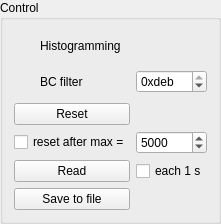
     <widget class="QGroupBox" name="groupBox_2">
      <property name="title">
       <string>Control</string>
      </property>
      <layout class="QGridLayout" name="gridLayout">
       <item row="0" column="0">
        <widget class="Switch" name="switch_historgamming" native="true">
         <property name="minimumSize">
          <size>
           <width>20</width>
           <height>30</height>
          </size>
         </property>
         <property name="maximumSize">
          <size>
           <width>20</width>
           <height>30</height>
          </size>
         </property>
         <property name="SwitchOnClick" stdset="0">
          <bool>false</bool>
         </property>
        </widget>
       </item>
       <item row="1" column="2">
        <widget class="QSpinBox" name="spinBox">
         <property name="prefix">
          <string>0x</string>
         </property>
         <property name="maximum">
          <number>3563</number>
         </property>
         <property name="value">
          <number>3563</number>
         </property>
         <property name="displayIntegerBase">
          <number>16</number>
         </property>
        </widget>
       </item>
       <item row="4" column="0" colspan="2">
        <widget class="QPushButton" name="button_read">
         <property name="text">
          <string>Read</string>
         </property>
        </widget>
       </item>
       <item row="5" column="0" colspan="2">
        <widget class="QPushButton" name="button_save">
         <property name="text">
          <string>Save to file</string>
         </property>
        </widget>
       </item>
       <item row="0" column="1" colspan="2">
        <widget class="QLabel" name="label_historgamming">
         <property name="text">
          <string>Histogramming</string>
         </property>
        </widget>
       </item>
       <item row="4" column="2">
        <widget class="QCheckBox" name="doRepeat">
         <property name="text">
          <string>each 1 s</string>
         </property>
        </widget>
       </item>
       <item row="1" column="1">
        <widget class="QLabel" name="label_filter">
         <property name="text">
          <string>BC filter</string>
         </property>
        </widget>
       </item>
       <item row="1" column="0">
        <widget class="Switch" name="switch_filter" native="true">
         <property name="minimumSize">
          <size>
           <width>20</width>
           <height>30</height>
          </size>
         </property>
         <property name="maximumSize">
          <size>
           <width>20</width>
           <height>30</height>
          </size>
         </property>
         <property name="SwitchOnClick" stdset="0">
          <bool>false</bool>
         </property>
        </widget>
       </item>
       <item row="2" column="0" colspan="2">
        <widget class="QPushButton" name="button_reset">
         <property name="text">
          <string>Reset</string>
         </property>
        </widget>
       </item>
       <item row="3" column="2">
        <widget class="QSpinBox" name="spin_auto_reset">
         <property name="minimum">
          <number>100</number>
         </property>
         <property name="maximum">
          <number>65536</number>
         </property>
         <property name="value">
          <number>5000</number>
         </property>
        </widget>
       </item>
       <item row="3" column="0" colspan="2">
        <widget class="QCheckBox" name="doAutoReset">
         <property name="text">
          <string>reset after max =</string>
         </property>
        </widget>
       </item>
      </layout>
     </widget>
